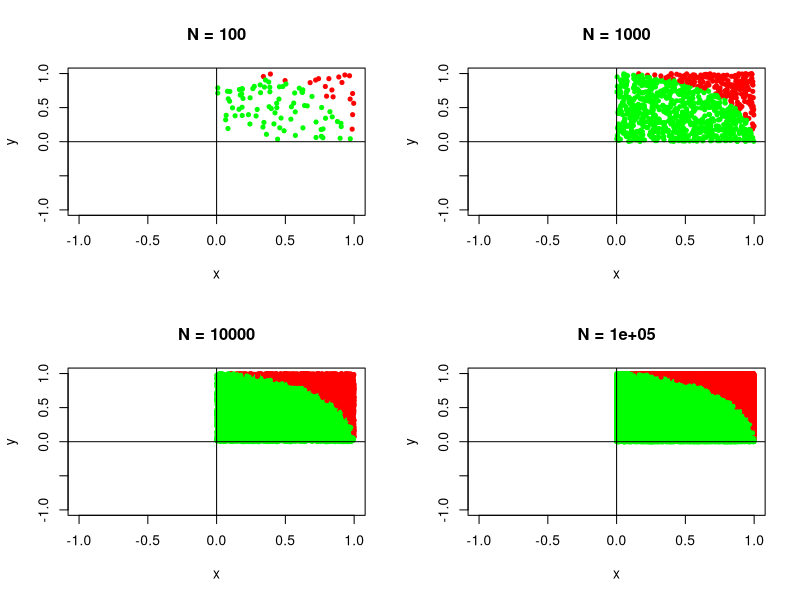

This figure's R source:
########################################################
# Yazar: 
#     Dr. Uzay Çetin
# Amaç: 
#     istatistik kullanarak, pi'nin değerini hesaplamak
# Yöntem: 
#     hem x, hem de y-ekseni için [0,1] aralığında 
#     noktalar üretiliyor. Üretilen noktalardan, 
#     orijine olan mesafesi 1'den küçük olanlar, pi/4'lük
#     alan içinde kalır.
########################################################
piR <- function(N) { 
  # N adet nokta üretelim
  x <- runif(N,0,1) # Her noktanın x bileşeni
  y <- runif(N,0,1) # Her noktanın y bileşeni
  
  # orijine olan mesafeleri hesaplayalım
  mesafe <- sqrt(x^2 + y^2) 
  
  # mesafe, r=1'den küçükse, nokta pi/4'lük alan içinde kalır
  icerde <- mesafe<1.0
  
  # FALSE ve TRUE değerleri, 1 ve 2 indekslerine dönüştürelim
  indeks <- icerde + 1
  
  # dışarıda kalanlar kırmızı, icerde kalanlar yeşil renk olsun
  renk <- c('red', 'green')
  renkler <- renk[indeks]
  
  # Çizim
  plot(x,y, col=renkler, main=paste("N =",N), 
       xlab="x", ylab="y", pch=20, 
       xlim=range(-1,1), ylim=range(-1,1))
  
  # yatay ve düşey ekseni çizelim
  abline(v=0);abline(h=0)
  
  return(4*sum(icerde)/N) # pi/4'lük alan içinde kalan nokta sayısı
}
set.seed(7) #Tekrar aynı sayıları üretmeye yarar.
par(mfrow = c(2, 2))
cat(piR(100), piR(1000),piR(10000),piR(100000))



